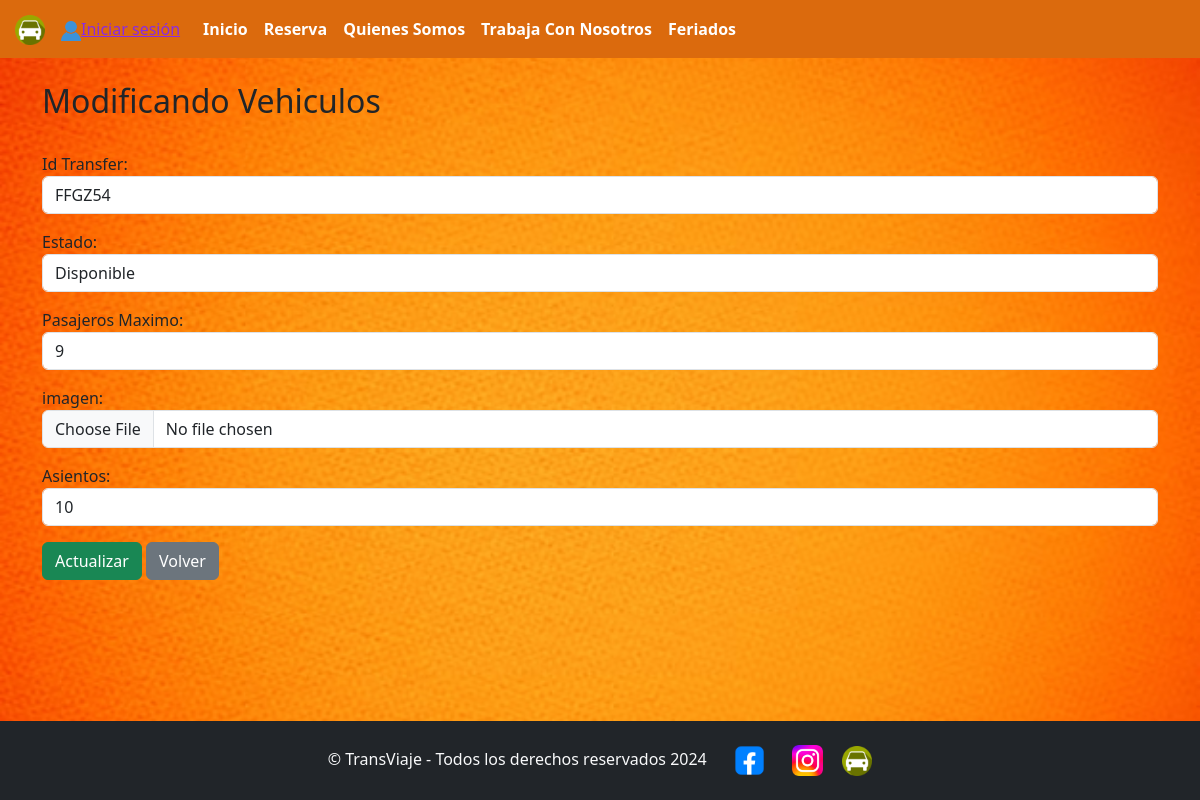
The app's page /inicio/modificar/FFGZ54/ with its own data.
### biblioteca/models.py (models this page shows, shortened)
class Galon(models.Model):
    idGalon = models.CharField(primary_key=True, max_length=10, verbose_name='IdGalon')
    kg=models.IntegerField(blank=True, null=True, verbose_name="kg")
    marca = models.ForeignKey ('marca', on_delete=models.CASCADE, verbose_name='marca')
    cantidad=models.IntegerField(blank=True, null=True, verbose_name="Cantidad")
    imagen = models.ImageField(upload_to="imagenes", null=True, verbose_name='Imagen')
    precio=models.IntegerField(blank=True, null=True, verbose_name="Precio")

### biblioteca/views.py (the view)
# urls.py: path('modificar/<id>/', views.modificar, name="modificar"),
def modificar(request, id):
    galon = Galon.objects.get(idGalon=id)
    if request.method == 'POST':
        form = GalonesForms(request.POST, request.FILES, instance=galon)
        if form.is_valid():
            form.save()
            return redirect('productos')
    else:
        form = GalonesForms(instance=galon)
    datos = {
        'forModificar': form,
        'galon': galon
    }
    return render(request, 'modificar.html', datos)

### biblioteca/context_processor.py (called while the page is built, shortened)
def total_carrito(request):
    total = 0
    return {'total_carrito':int(total)}

### biblioteca/models.py (called while the page is built)
    def __str__(self):
        return self.nombreMarca

### biblioteca/templates/modificar.html (shortened to what this page needs)
{% load static %}
<!DOCTYPE html>
<html lang="en">
<head>
    <link rel="stylesheet" href="{% static 'css/misEstilos.css' %}">
    <link href="https://cdn.jsdelivr.net/npm/bootstrap@5.3.3/dist/css/bootstrap.min.css" rel="stylesheet">
</head>
<body>
    <nav class="navbar navbar-expand-sm navbar-light bg-light, menu">
          <a href="{% url 'inicio' %}" class="navbar-brand">
            <img src="{% static 'img/icono transfer.webp' %}" width="30px" height="30px" style="margin-left: 15px;">
          </a>
          <div class="collapse navbar-collapse" id="opciones">
            <div>
              {% if user.is_authenticated %}
                      <a href="#" style="color:blueviolet; font-size: 12px; justify-content: right;">Bienvenid@ {{user.username}}</a>
                      <a href="{% url 'cerrar' %}" id="userBookStop">
                          <img src="{% static 'img/user-vector-icon.png' %}" alt="NO DATA FOUND" width="20px">Cerrar sesión
                      </a>
              {% else %}
                  <a href="{% url 'login' %}" id="userBookSto" style="color:blueviolet; text-align:  right;">
                      <img src="{% static 'img/user-vector-icon.png' %}" alt="NO DATA FOUND" width="20px">Iniciar sesión
                  </a>
              {% endif %}
          </div>
          <div class="collapse navbar-collapse" id="opciones">
            <ul class="navbar-nav" style="margin-left: 15px;">
              <li class="nav-item">
                <a class="nav-link" href="{% url 'inicio' %}">Inicio</a>
              </li>
              <li class="nav-item">
                <a class="nav-link" href="{% url 'tienda' %}">Reserva</a>
              </li>
            <li class="nav-item">
              <a class="nav-link" href="{% url 'quienesSomos' %}">Quienes Somos</a>
            </li>
              <li class="nav-item">
                <a class="nav-link" href="{% url 'trabajaConNosotros' %}">Trabaja Con Nosotros</a>
              </li>
              <li class="nav-item">
                <a class="nav-link" href="{% url 'disponibilidad' %}">Feriados</a>
              </li>
            </ul>
          </div>
    </nav>
    <main class="container mt-4">
        <h2>Modificando Vehiculos</h2>
        <br>
        <form action="{% url 'modificar' galon.idGalon %}" method="POST" enctype="multipart/form-data" id="formulario">
            <div class="mb-3">
                <label for="Id Transfer">Id Transfer: </label>
                {{ forModificar.idGalon }}
            </div>
            <div class="mb-3">
                <label for="marca">Estado: </label>
                {{ forModificar.marca }}
            </div>
            <div class="mb-3">
                <label for="cantidad">Pasajeros Maximo: </label>
                {{ forModificar.cantidad }}
            </div>
            <div class="mb-3">
                {{ forModificar.imagen.label_tag }}
                {{ forModificar.imagen }}
            </div>
            <div class="mb-3">
                <label for="kg">Asientos: </label>
                {{ forModificar.kg }}
            </div>
            <button type="submit" class="btn btn-success">Actualizar</button>
            <a href="{% url 'productos' %}" class="btn btn-secondary">Volver</a>
        </form>
    </main>
    <footer class="footer bg-dark text-light text-center py-3 fixed-bottom">
        <div class="container">
            <span> &copy; TransViaje - Todos los derechos reservados 2024</span>
            <a href="https://www.facebook.com/jano.gas.1/?locale=es_LA" class="RedesSociales">
              <img src="{% static 'img/feibukk.webp' %}" width="47px" height="47px" style="margin-left: 15px;">
            </a>
            <a href="https://www.instagram.com/jano_gas?igsh=MWUxNHcxMTV5c2h1ZQ%3D%3D" class="RedesSociales">
              <img src="{% static 'img/instagraaaam.png' %}" width="31px" height="31px" style="margin-left: 15px;">
            </a>
            <a href="index.html" class="RedesSociales">
              <img src="{% static 'img/icono transfer.webp' %}" width="30px" height="30px" style="margin-left: 15px;">
            </a>
        </div>
      </footer>
</body>
</html>
</body>
</html>

### biblioteca/static/css/misEstilos.css (style rules this page uses)
body { background-image: url("../img/Fondo\ naranjo.avif"); background-size: cover; }
.menu { background-color:rgb(219, 106, 13); }
.navbar-nav .nav-link { color: rgb(255, 255, 255); font-weight: bolder; }
.footer { max-width: 100%; padding: 20px 0; }
.RedesSociales { text-decoration: none; }

### records on screen
Galon: idGalon "FFGZ54", marca "Disponible", cantidad "9", kg "10"

### other values on screen
{{ forModificar.imagen.label_tag }} "imagen:"
